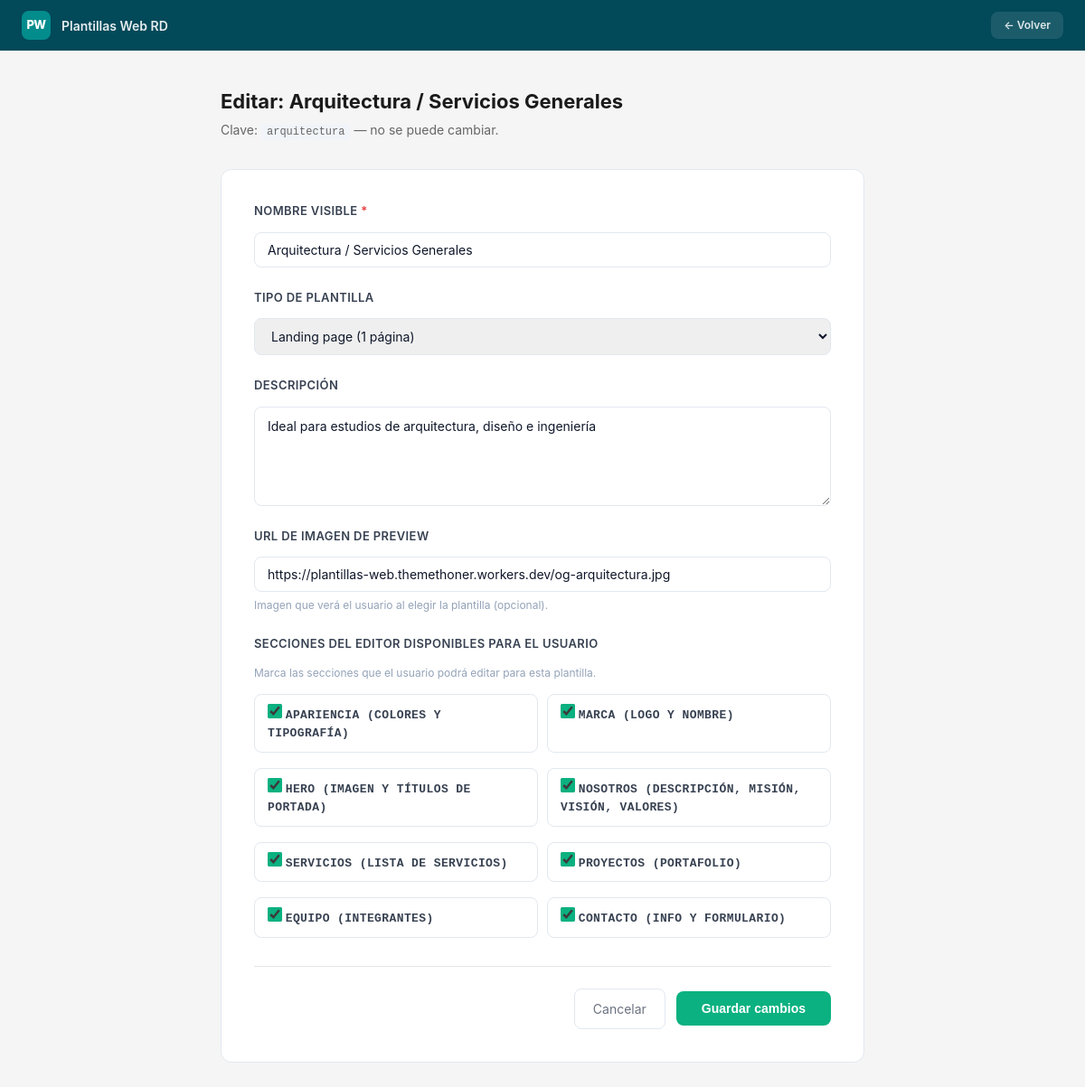
Page /admin/plantillas/1/editar (signed in) on the committed database.
### tables this page shows
CREATE TABLE plantillas (
            id          INTEGER PRIMARY KEY AUTOINCREMENT,
            clave       TEXT    UNIQUE NOT NULL,
            nombre      TEXT    NOT NULL,
            tipo        TEXT    DEFAULT 'landing',
            descripcion TEXT    DEFAULT '',
            preview_img TEXT    DEFAULT '',
            activo      INTEGER DEFAULT 1
        , campos_schema TEXT DEFAULT '{}');

### app.py (the view, shortened to what this page needs)
@app.route('/admin/plantillas/<int:plantilla_id>/editar', methods=['GET', 'POST'])
@admin_requerido
def admin_plantilla_editar(plantilla_id):
    p = obtener_plantilla_por_id(plantilla_id)
    if not p:
        flash('Plantilla no encontrada.', 'error')
        return redirect(url_for('admin_plantillas'))
    try:
        schema_actual = json.loads(p['campos_schema'] or '{}')
    except Exception:
        schema_actual = {}
    secciones_activas = schema_actual.get('secciones', [s[0] for s in _SECCIONES_DISPONIBLES])
    return render_template('admin_plantilla_form.html',
                           modo='editar', p=p,
                           secciones_disponibles=_SECCIONES_DISPONIBLES,
                           secciones_activas=secciones_activas)

### app.py (called while the page is built)
def admin_requerido(f):
    from functools import wraps
    @wraps(f)
    def wrapper(*args, **kwargs):
        if 'usuario' not in session:
            return redirect(url_for('login'))
        if session.get('plan') != 'admin':
            flash('No tienes permisos para acceder a esa sección.', 'error')
            return redirect(url_for('dashboard'))
        return f(*args, **kwargs)
    return wrapper

### db.py (called while the page is built)
def get_db():
    conn = sqlite3.connect(DB_PATH)
    conn.row_factory = sqlite3.Row
    conn.execute("PRAGMA journal_mode=WAL")
    return conn

def obtener_plantilla_por_id(plantilla_id: int):
    conn = get_db()
    row = conn.execute(
        "SELECT * FROM plantillas WHERE id = ?", (plantilla_id,)
    ).fetchone()
    conn.close()
    return row

### templates/admin_plantilla_form.html (shortened to what this page needs)
<!DOCTYPE html>
<html lang="es">
<head>
  <link rel="stylesheet" href="{{ url_for('static', filename='admin.css') }}"/>
</head>
<body>
<nav class="admin-navbar">
  <div class="navbar-brand">
    <span class="logo-mark sm">PW</span>
    <span class="navbar-title">Plantillas Web RD</span>
  </div>
  <div class="navbar-actions">
    <a href="{{ url_for('admin_plantillas') }}" class="btn-logout">← Volver</a>
  </div>
</nav>
<main class="admin-main" style="max-width:760px;">
  <div class="page-header">
    <h1 class="page-title">{{ 'Nueva plantilla' if modo == 'nueva' else 'Editar: ' + p.nombre }}</h1>
    {% if modo == 'editar' %}
      <p class="page-subtitle">Clave: <code>{{ p.clave }}</code> — no se puede cambiar.</p>
    {% else %}
      <p class="page-subtitle">La clave identifica la carpeta Jinja2 en <code>templates/sites/&lt;clave&gt;/</code></p>
    {% endif %}
  </div>
  <form method="POST" class="form-card">
    <div class="form-group">
      <label for="nombre">Nombre visible <span class="req">*</span></label>
      <input type="text" id="nombre" name="nombre" required
             placeholder="Web Empresarial — 5 páginas"
             value="{{ p.nombre if p else request.form.get('nombre','') }}"/>
    </div>
    <div class="form-group">
      <label for="tipo">Tipo de plantilla</label>
      <select id="tipo" name="tipo">
        {% set tipo_actual = p.tipo if p else request.form.get('tipo','landing') %}
        <option value="landing" {{ 'selected' if tipo_actual == 'landing' }}>Landing page (1 página)</option>
      </select>
    </div>
    <div class="form-group">
      <label for="descripcion">Descripción</label>
      <textarea id="descripcion" name="descripcion" rows="3"
                placeholder="Describe para qué tipo de negocio es ideal esta plantilla…">{{ p.descripcion if p else request.form.get('descripcion','') }}</textarea>
    </div>
    <div class="form-group">
      <label for="preview_img">URL de imagen de preview</label>
      <input type="url" id="preview_img" name="preview_img"
             placeholder="https://…/preview.png"
             value="{{ p.preview_img if p else request.form.get('preview_img','') }}"/>
      <p class="form-hint">Imagen que verá el usuario al elegir la plantilla (opcional).</p>
    </div>
    <div class="form-group">
      <label>Secciones del editor disponibles para el usuario</label>
      <p class="form-hint">Marca las secciones que el usuario podrá editar para esta plantilla.</p>
      <div class="checkbox-grid">
        {% for clave_s, label_s in secciones_disponibles %}
        <label class="checkbox-item">
          <input type="checkbox" name="secciones" value="{{ clave_s }}"
                 {{ 'checked' if clave_s in secciones_activas }}/>
          <span class="checkbox-label">{{ label_s }}</span>
        </label>
        {% endfor %}
      </div>
    </div>
    <div class="form-actions">
      <a href="{{ url_for('admin_plantillas') }}" class="btn-cancel">Cancelar</a>
      <button type="submit" class="btn-save">
        {{ 'Crear plantilla' if modo == 'nueva' else 'Guardar cambios' }}
      </button>
    </div>
  </form>
</main>
</body>
</html>

### static/admin.css (style rules this page uses)
:root { --admin-primary: #024959; --admin-accent: #038C8C; --admin-bg: #F5F5F5; --admin-surface: #FFFFFF; --admin-border: #E5E5E5; --admin-text: #1A1A1A; --admin-muted: #666666; --admin-success: #059669; --admin-error: #DC2626; --admin-warning: #D97706; --admin-info: #0369A1; --radius: 8px; --shadow: 0 1px 4px rgba(0,0,0,0.08); --shadow-md: 0 4px 16px rgba(0,0,0,0.10); --nav-h: 56px; --footer-h: 68px; --sidebar-w: 220px; }
*,*::before,*::after { box-sizing: border-box; margin: 0; padding: 0; }
html { scroll-behavior: smooth; }
body { font-family: -apple-system, BlinkMacSystemFont, 'Segoe UI', Arial, sans-serif; background: var(--admin-bg); color: var(--admin-text); font-size: 14px; line-height: 1.5; -webkit-font-smoothing: antialiased; }
a { color: inherit; text-decoration: none; }
.logo-mark { width: 44px; height: 44px; background: var(--admin-accent); color: #fff; border-radius: var(--radius); display: flex; align-items: center; justify-content: center; font-weight: 800; font-size: 16px; letter-spacing: -0.5px; flex-shrink: 0; }
.logo-mark.sm { width: 32px; height: 32px; font-size: 13px; }
.admin-navbar { position: sticky; top: 0; z-index: 100; height: var(--nav-h); background: var(--admin-primary); display: flex; align-items: center; justify-content: space-between; padding: 0 24px; box-shadow: 0 1px 0 rgba(255,255,255,0.06); }
.navbar-brand { display: flex; align-items: center; gap: 12px; }
.navbar-title { font-weight: 600; font-size: 14px; color: rgba(255,255,255,0.9); }
.navbar-actions { display: flex; align-items: center; gap: 12px; }
.btn-logout { padding: 6px 14px; background: rgba(255,255,255,0.1); color: rgba(255,255,255,0.85); border-radius: var(--radius); font-size: 12px; font-weight: 600; transition: background .2s; }
.admin-main { max-width: 900px; margin: 0 auto; padding: 40px 24px; }
.page-header { margin-bottom: 32px; }
.page-title { font-size: 22px; font-weight: 700; color: var(--admin-text); margin-bottom: 4px; }
.page-subtitle { color: var(--admin-muted); font-size: 14px; }
.form-group { margin-bottom: 22px; }
.form-group label { display: block; font-size: 12px; font-weight: 600; color: var(--admin-text); margin-bottom: 7px; text-transform: uppercase; letter-spacing: 0.4px; }
.form-group input[type="text"], .form-group input[type="tel"], .form-group input[type="email"], .form-group textarea { width: 100%; padding: 10px 14px; border: 1.5px solid var(--admin-border); border-radius: var(--radius); font-size: 14px; font-family: inherit; color: var(--admin-text); background: var(--admin-surface); outline: none; transition: border-color .2s, box-shadow .2s; }
.form-group textarea { min-height: 110px; resize: vertical; line-height: 1.6; }
.form-card { background: var(--admin-surface); border: 1px solid var(--admin-border); border-radius: 12px; padding: 32px; }
.checkbox-item { display: flex; align-items: center; gap: 10px; cursor: pointer; }
.checkbox-item input[type="checkbox"] { width: 16px; height: 16px; accent-color: var(--admin-accent); cursor: pointer; flex-shrink: 0; }
.checkbox-label { font-size: 13px; color: var(--admin-text); font-family: monospace; }
.form-actions { display: flex; align-items: center; justify-content: flex-end; gap: 12px; margin-top: 8px; padding-top: 24px; border-top: 1px solid var(--admin-border); }

### rows in the picture
plantillas: nombre "Editar: Arquitectura / Servicios Generales", clave "arquitectura", nombre "Arquitectura / Servicios Generales", descripcion "Ideal para estudios de arquitectura, diseño e ingeniería", preview_img "https://plantillas-web.themethoner.workers.dev/og-arquitectura.jpg"

### other values in the picture
{{ label_s }} "APARIENCIA (COLORES Y TIPOGRAFÍA)" "MARCA (LOGO Y NOMBRE)" "HERO (IMAGEN Y TÍTULOS DE PORTADA)" "NOSOTROS (DESCRIPCIÓN, MISIÓN, VISIÓN, VALORES)" "SERVICIOS (LISTA DE SERVICIOS)" "PROYECTOS (PORTAFOLIO)" "EQUIPO (INTEGRANTES)" "CONTACTO (INFO Y FORMULARIO)"
{{ 'Crear plantilla' if modo == 'nueva' else 'Guardar cambios' }} "Guardar cambios"
